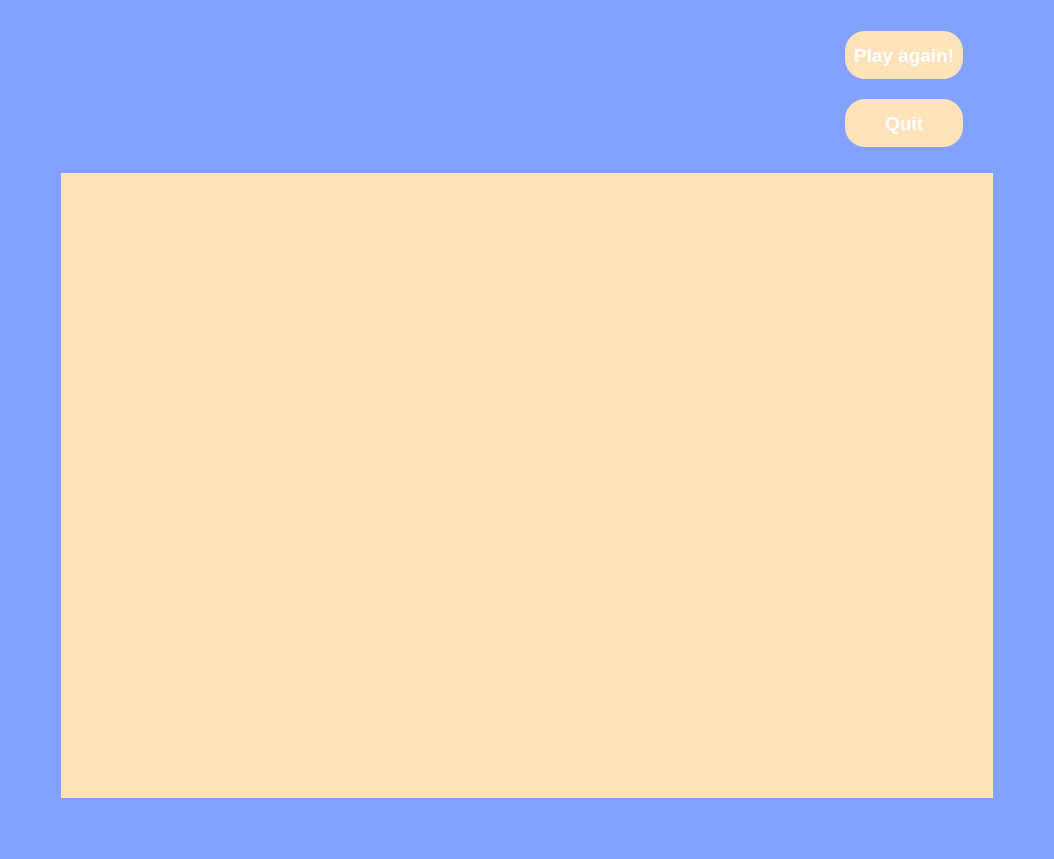
<?xml version="1.0" encoding="UTF-8"?>
<ui version="4.0">
 <class>ParadigmSummary</class>
 <widget class="QWidget" name="ParadigmSummary">
  <property name="geometry">
   <rect>
    <x>0</x>
    <y>0</y>
    <width>1054</width>
    <height>859</height>
   </rect>
  </property>
  <property name="windowTitle">
   <string>ParadigmSummary</string>
  </property>
  <property name="styleSheet">
   <string notr="true">QWidget {
	background-color: #83A2FF;
	color: #FFFFFF;
}</string>
  </property>
  <layout class="QVBoxLayout" name="verticalLayout_3">
   <item>
    <layout class="QVBoxLayout" name="verticalLayout_2" stretch="1,4">
     <property name="leftMargin">
      <number>50</number>
     </property>
     <property name="rightMargin">
      <number>50</number>
     </property>
     <property name="bottomMargin">
      <number>50</number>
     </property>
     <item>
      <layout class="QHBoxLayout" name="horizontalLayout_2" stretch="2,2,1">
       <property name="spacing">
        <number>20</number>
       </property>
       <item>
        <widget class="QLabel" name="partial_score_label">
         <property name="sizePolicy">
          <sizepolicy hsizetype="Expanding" vsizetype="Expanding">
           <horstretch>1</horstretch>
           <verstretch>1</verstretch>
          </sizepolicy>
         </property>
         <property name="font">
          <font>
           <pointsize>12</pointsize>
           <weight>75</weight>
           <bold>true</bold>
          </font>
         </property>
         <property name="styleSheet">
          <string notr="true">border-radius: 50%; /* Makes the label circular */
border: 2px solid #000000; /* Border color and width */
padding: 10px; /* Adjust padding as needed */
background-color: #83A2FF;
color: #FFD28F;
border: none;
</string>
         </property>
         <property name="text">
          <string/>
         </property>
         <property name="wordWrap">
          <bool>true</bool>
         </property>
        </widget>
       </item>
       <item>
        <widget class="QLabel" name="total_score_label">
         <property name="sizePolicy">
          <sizepolicy hsizetype="Expanding" vsizetype="Expanding">
           <horstretch>1</horstretch>
           <verstretch>1</verstretch>
          </sizepolicy>
         </property>
         <property name="font">
          <font>
           <pointsize>12</pointsize>
           <weight>75</weight>
           <bold>true</bold>
          </font>
         </property>
         <property name="styleSheet">
          <string notr="true">border-radius: 50%; /* Makes the label circular */
border: 2px solid #000000; /* Border color and width */
padding: 10px; /* Adjust padding as needed */
background-color: #83A2FF;
color: #FFD28F;
border: none;
</string>
         </property>
         <property name="text">
          <string/>
         </property>
         <property name="wordWrap">
          <bool>true</bool>
         </property>
        </widget>
       </item>
       <item>
        <layout class="QVBoxLayout" name="verticalLayout">
         <property name="spacing">
          <number>20</number>
         </property>
         <property name="leftMargin">
          <number>30</number>
         </property>
         <property name="topMargin">
          <number>20</number>
         </property>
         <property name="rightMargin">
          <number>30</number>
         </property>
         <property name="bottomMargin">
          <number>20</number>
         </property>
         <item>
          <widget class="QPushButton" name="play_again_button">
           <property name="sizePolicy">
            <sizepolicy hsizetype="Expanding" vsizetype="Expanding">
             <horstretch>1</horstretch>
             <verstretch>1</verstretch>
            </sizepolicy>
           </property>
           <property name="font">
            <font>
             <pointsize>14</pointsize>
             <weight>75</weight>
             <bold>true</bold>
            </font>
           </property>
           <property name="styleSheet">
            <string notr="true">QPushButton {
	border-radius: 20px; /* Adjust the radius as needed */
	background-color: #FFE3BB;
}
QPushButton:hover {
	background-color: #FFD28F;
	}
QPushButton:pressed {
	background-color: #B4BDFF;
}</string>
           </property>
           <property name="text">
            <string>Play again!</string>
           </property>
          </widget>
         </item>
         <item>
          <widget class="QPushButton" name="quit_button">
           <property name="sizePolicy">
            <sizepolicy hsizetype="Expanding" vsizetype="Expanding">
             <horstretch>1</horstretch>
             <verstretch>1</verstretch>
            </sizepolicy>
           </property>
           <property name="font">
            <font>
             <pointsize>14</pointsize>
             <weight>75</weight>
             <bold>true</bold>
            </font>
           </property>
           <property name="styleSheet">
            <string notr="true">QPushButton {
	border-radius: 20px; /* Adjust the radius as needed */
	background-color: #FFE3BB;
}
QPushButton:hover {
	background-color: #FFD28F;
	}
QPushButton:pressed {
	background-color: #B4BDFF;
}</string>
           </property>
           <property name="text">
            <string>Quit</string>
           </property>
          </widget>
         </item>
        </layout>
       </item>
      </layout>
     </item>
     <item>
      <layout class="QHBoxLayout" name="table_layout">
       <property name="leftMargin">
        <number>0</number>
       </property>
       <property name="topMargin">
        <number>0</number>
       </property>
       <property name="rightMargin">
        <number>0</number>
       </property>
       <property name="bottomMargin">
        <number>0</number>
       </property>
       <item>
        <widget class="QTableView" name="summary_table">
         <property name="sizePolicy">
          <sizepolicy hsizetype="Expanding" vsizetype="Expanding">
           <horstretch>1</horstretch>
           <verstretch>1</verstretch>
          </sizepolicy>
         </property>
         <property name="font">
          <font>
           <weight>75</weight>
           <bold>true</bold>
          </font>
         </property>
         <property name="styleSheet">
          <string notr="true">QTableView {
	color: white;
	border: 2px solid #000000;
	padding: 10px;
	background-color: #FFE3BB;
	color: black;
	font-weight: bold;
	border: none;
}

QHeaderView::section {
	color: white;
	background-color: #FFD28F;
	border: 1px solid #555;
	height: 36px;
	width: 260px;
	font-weight: bold;
}</string>
         </property>
         <property name="alternatingRowColors">
          <bool>true</bool>
         </property>
         <property name="cornerButtonEnabled">
          <bool>false</bool>
         </property>
         <attribute name="verticalHeaderVisible">
          <bool>false</bool>
         </attribute>
         <attribute name="verticalHeaderDefaultSectionSize">
          <number>45</number>
         </attribute>
         <attribute name="verticalHeaderMinimumSectionSize">
          <number>18</number>
         </attribute>
         <attribute name="verticalHeaderStretchLastSection">
          <bool>false</bool>
         </attribute>
        </widget>
       </item>
      </layout>
     </item>
    </layout>
   </item>
  </layout>
 </widget>
 <resources/>
 <connections/>
</ui>
